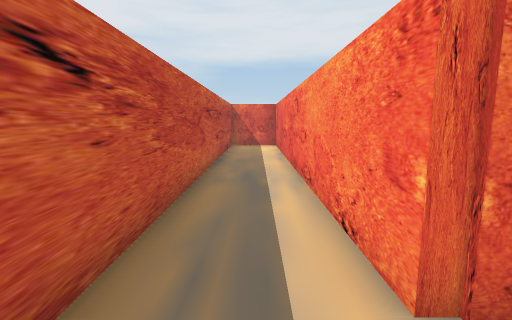
view 1 (above)

24 first-person views from a walk through a Unity game level. The camera is 1.5 m above the floor, tilts 8° down and sees 85° across. The floor is counted in squares, 1 m on a side. Each view is taken from the middle of a square. On the plan, view 1 faces up. The plan holds only what a view shows up to about 14 squares ahead; the rest is blank. The place goes on beyond the plan. Some surface patterns are stand-ins.

view 2
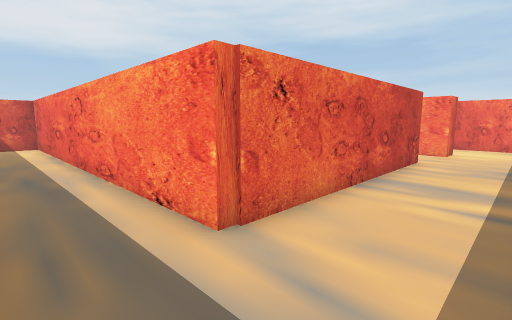

view 3
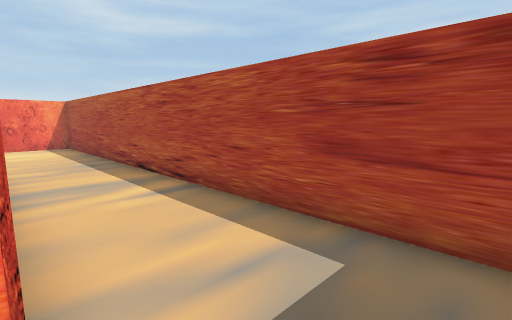

view 4
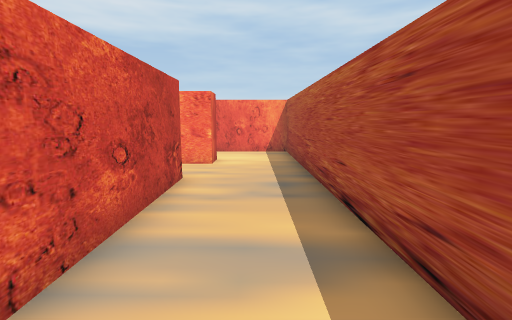

view 5
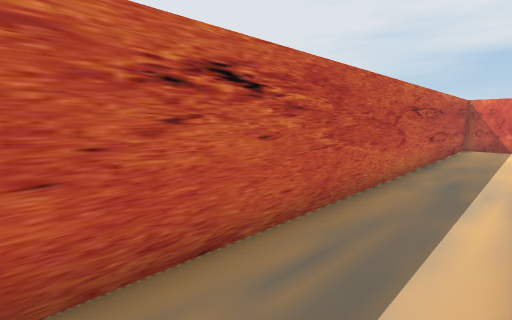

view 6
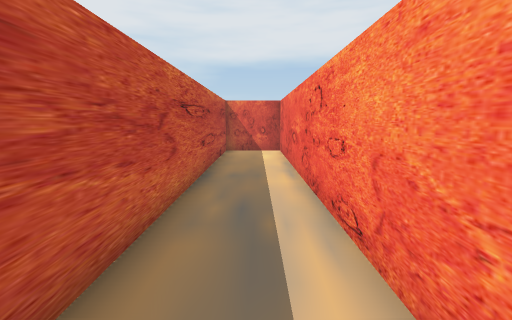

view 7
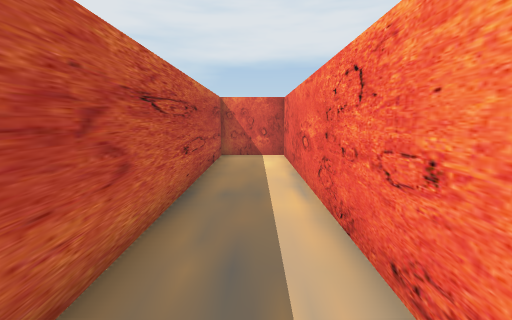

view 8
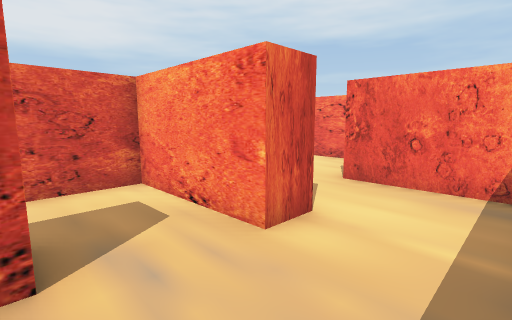

view 9
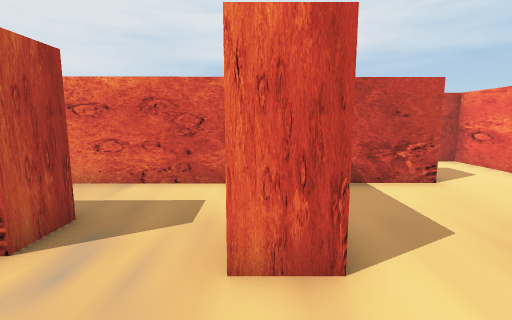

view 10
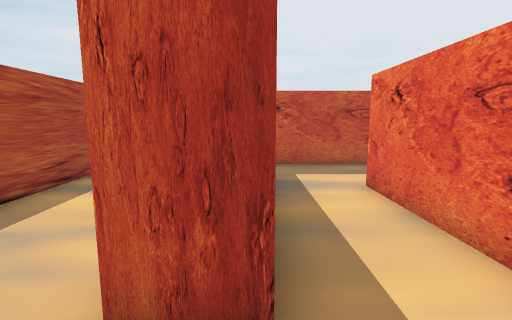

view 11
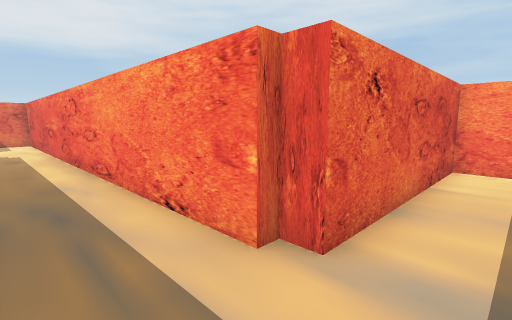

view 12
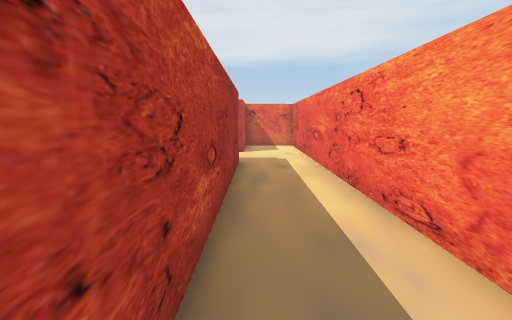

view 13
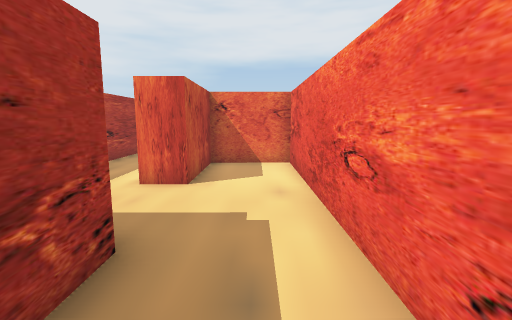

view 14
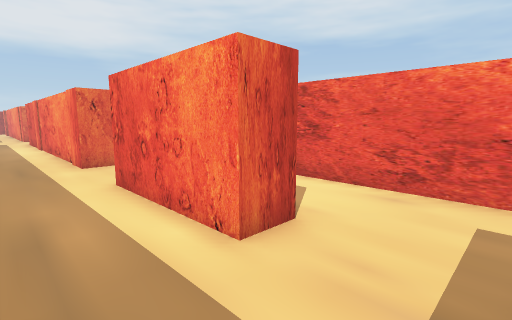

view 15
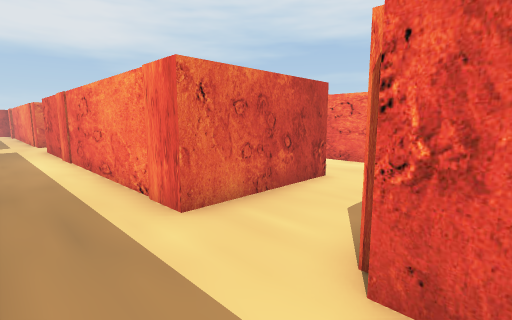

view 16
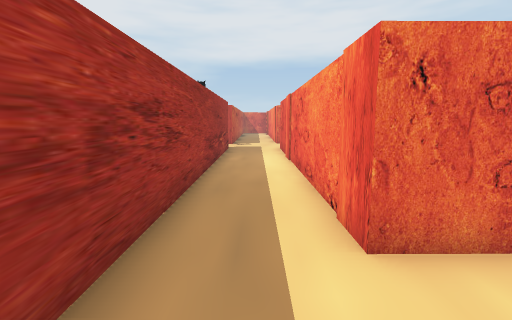

view 17
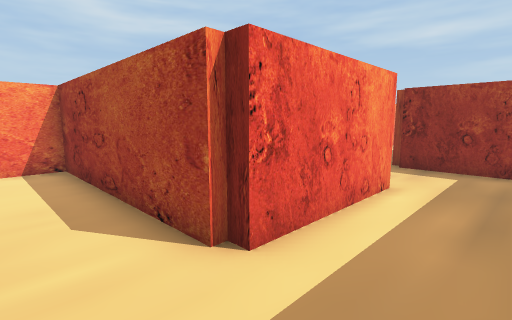

view 18
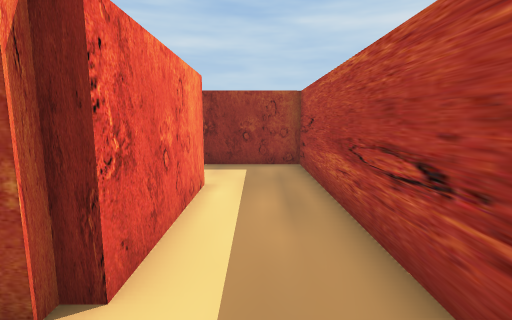

view 19
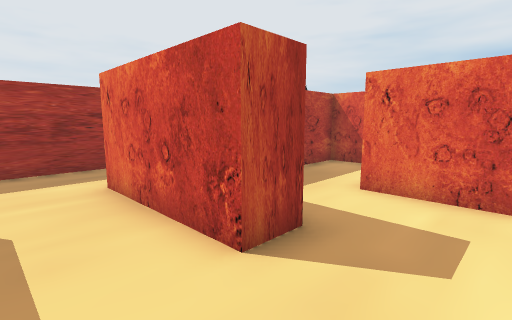

view 20
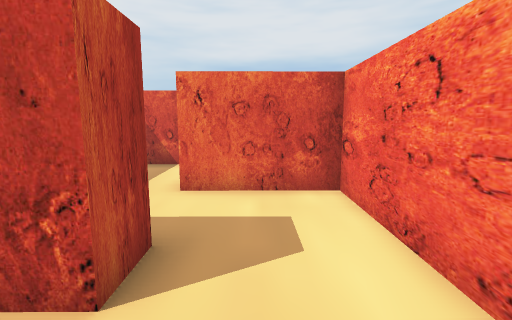

view 21
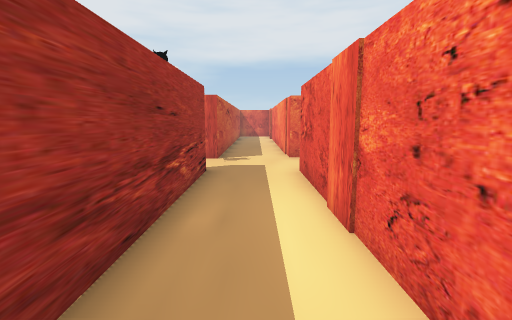

view 22
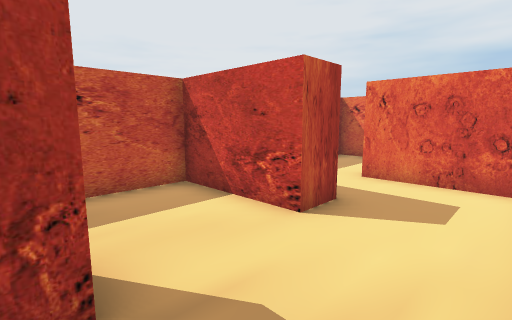

view 23
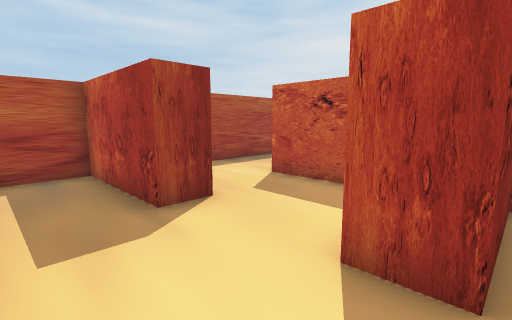

view 24
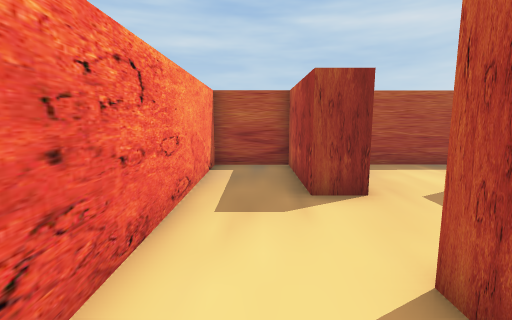

### Floor plan
Ten units are one square. View 1 is at (0, 0); x grows to the right and y downward. Boxes are objects, and circles mark ways between rooms. Rooms are numbered by the first view taken in them; rooms with no view inside come last. Other rooms are left out.
<svg viewBox="-20 -410 229 432">
<path fill="none" stroke="#000" d="M102 -31 102 -19 12 -19 12 -172 -15 -172 -15 1M-10 17 167 15 167 -15M139 -15 127 -15 127 -34M16 -261 88 -262 88 -329 53 -329M24 -181 24 -85M57 -302 57 -290 12 -290 12 -379M44 -366 24 -366 24 -348M12 -380 12 -405M24 -69 24 -36M-15 -405 -15 -184 20 -184M127 -34 127 -56 56 -56 56 -62 52 -62 52 -250 24 -250 24 -215 12 -215 12 -259 17 -259M167 -15 167 -25 179 -25 179 15 204 15 204 -93 167 -93M164 -68 174 -68 174 -57 139 -56 139 -15"/>
<circle cx="115" cy="-25" r="3" fill="#2a7"/>
<circle cx="155" cy="-20" r="3" fill="#2a7"/>
<text x="50" y="-10">1</text>
<text x="30" y="-230">2</text>
<text x="180" y="-40">3</text>
</svg>
Room 1 opens to room 2. Room 1 opens to room 3.

Where each view was taken, in squares from view 1:
view 1: 0 up, 0 right, facing up
view 2: 1 down, 1 left, facing up-right
view 3: 2 up, 1 left, facing down-right
view 4: 0 up, 3 right, facing right
view 5: 0 up, 1 right, facing up-left
view 6: 3 up, 0 right, facing up
view 7: 5 up, 0 right, facing up
view 8: 1 down, 10 right, facing up-right
view 9: 1 down, 13 right, facing up
view 10: 3 up, 12 right, facing left
view 11: 4 up, 3 right, facing up-right
view 12: 8 up, 3 right, facing up
view 13: 15 up, 4 right, facing up
view 14: 19 up, 1 left, facing up-right
view 15: 25 up, 1 left, facing up-right
view 16: 26 up, 0 right, facing up
view 17: 28 up, 1 left, facing down-right
view 18: 28 up, 0 right, facing down
view 19: 27 up, 8 right, facing up-left
view 20: 27 up, 7 right, facing up
view 21: 33 up, 0 right, facing up
view 22: 2 up, 20 right, facing up-left
view 23: 7 up, 20 right, facing down-left
view 24: 8 up, 19 right, facing down
